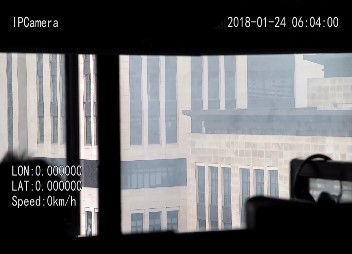
//> input picture work/defog/m.jpg, 352 x 254 px
$ ./main   (built with g++ and OpenCV 4)
//> lines starting //> are read from the running program, lines starting //| are printed output that depends on the picture
#include "opencv2/core/core.hpp"
#include "opencv2/opencv.hpp"
#include "opencv2/highgui/highgui.hpp"
#include <string.h>
#include <iostream>
#include <time.h>
#include <map>
#include <vector>

using namespace cv;
using namespace std;

float calT(uchar input, uchar alpha)
{
    float t = 1 - 0.95 * (float)input / 255;
    //printf("%f\n", t);
    if (t > 0)
    {
        return t;
    }
    else
    {
        return 0;
    }

}

Mat guidedfilter(Mat &srcImage, Mat &srcClone, int r, double eps, int ddepth)
{
    srcImage.convertTo(srcImage, CV_32FC1);
    srcClone.convertTo(srcClone, CV_32FC1);
    int NumRows = srcImage.rows;
    int NumCols = srcImage.cols;
    Mat boxResult;
    boxFilter(Mat::ones(NumRows, NumCols, srcImage.type()), boxResult, CV_32FC1, Size(r, r));
    Mat mean_I;
    boxFilter(srcImage, mean_I, CV_32FC1, Size(r, r));
    Mat mean_P;
    boxFilter(srcClone, mean_P, CV_32FC1, Size(r, r));
    Mat mean_IP;
    boxFilter(srcImage.mul(srcClone), mean_IP, CV_32FC1, Size(r, r));
    Mat cov_IP = mean_IP - mean_I.mul(mean_P);
    Mat mean_II;
    boxFilter(srcImage.mul(srcImage), mean_II, CV_32FC1, Size(r, r));
    Mat var_I = mean_II - mean_I.mul(mean_I);
    Mat var_IP = mean_IP - mean_I.mul(mean_P);
    Mat a = cov_IP / (var_I + eps);
    Mat b = mean_P - a.mul(mean_I);
    Mat mean_a;
    boxFilter(a, mean_a, CV_32FC1, Size(r, r));
    mean_a = mean_a / boxResult;
    Mat mean_b;
    boxFilter(b, mean_b, CV_32FC1, Size(r, r));
    mean_b = mean_b / boxResult;
    Mat resultMat = mean_a.mul(srcImage) + mean_b;
    resultMat.convertTo(resultMat, ddepth);
    srcImage.convertTo(srcImage, ddepth);
    srcClone.convertTo(srcClone, ddepth);
    return resultMat;
}

bool acompare(const pair<uchar, pair<int, int>> &a, const pair<uchar, pair<int, int>> &b)
{
    return a.first > b.first;
}

int scale = 1;
int radius = 11;

int main()
{
    Mat src = imread("m.jpg", ImreadModes::IMREAD_COLOR);
//> src is the input picture: 254 rows x 352 cols, CV_8UC3; mean B, G, R 99.2, 97.6, 97.3
    Mat img;
    resize(src, img, Size(0, 0), (double)1/scale, (double)1/scale, INTER_AREA);
	imshow("original", img);
    int channels = img.channels();
//> channels = 3
    Mat drk(img.size(), CV_8UC1);
    //printf("size:%d,%d channel:%d\n", img.rows, img.cols, img.channels());
    double duration;
    clock_t start, finish;
    start = clock();
    for (int i = 0; i < img.rows; i++)
    {
        uchar* p = img.ptr<uchar>(i);
        uchar* output = drk.ptr<uchar>(i);
        for (int j = 0; j < img.cols * channels; j += channels)
        {
            uchar temp = p[j] > p[j+1] ? p[j+1] : p[j];
            temp = temp > p[j+2] ? p[j+2] : temp;
            output[j / 3] = temp;
        }
    }
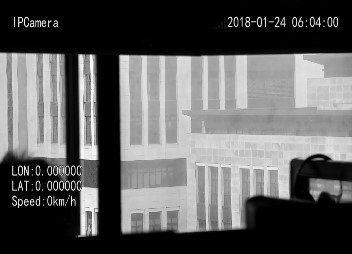
//> drk: 254 rows x 352 cols, CV_8UC1; min 0, max 255, mean 94.7
    //imshow("step 1", drk);
    Mat drkb(img.size(), CV_8UC1);
    list<int> lcol, lrow;
    vector<pair<uchar, pair<int, int>>> mitem;
    for (int i = radius; i < drk.rows; i += 2*radius+1)
    {
        for (int j = radius; j < drk.cols; j +=2*radius+1)
        {
            uchar minnum;
            minnum = drk.ptr<uchar>(i)[j];
            for (int h = -radius; h < 2 * radius + 1; h++)
            {
                for (int k = - radius; k < 2 * radius + 1; k++)
                {
                    if (i + h < drk.rows && j + k < drk.cols)
                    {
                        minnum = minnum > drk.ptr<uchar>(i + h)[j + k] ? drk.ptr<uchar>(i + h)[j + k] : minnum;
                        mitem.push_back(make_pair(drk.ptr<uchar>(i + h)[j + k], make_pair(i + h, j + k)));
                    }
                }
            }
            for (int h = -radius; h < 2 * radius + 1; h++)
            {
                for (int k = -radius; k < 2 * radius + 1; k++)
                {
                    if (i + h < drk.rows && j + k < drk.cols)
                    {
                        drkb.ptr<uchar>(i + h)[j + k] = minnum;
                    }
                }
            }
        }
    }
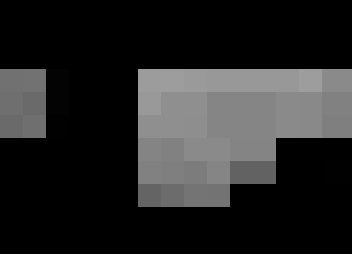
//> drkb: 254 rows x 352 cols, CV_8UC1; min 0, max 157, mean 38.9
//> after the loop, mitem = 184184 items
    //Mat drkcc = drkb.clone();
    //Mat drkc = guidedfilter(drk, drkb, 10, 0.01, CV_8UC1);
    uchar r = 255;
    uchar g = 255;
    uchar b = 255;
    int pixelnum = mitem.size() / 1000;
//> pixelnum = 184
    //printf("%d\n", pixelnum);
    std::sort(mitem.begin(), mitem.end(), acompare);
    for (int i = 0; i < pixelnum; i++)
    {
        //printf("%d, %d, %d\n", (int)mitem[i].first, mitem[i].second.first, mitem[i].second.second);
        int row = mitem[i].second.first;
        int col = mitem[i].second.second;
        uchar* p = img.ptr<uchar>(row);
        if ((p[3 * col] + p[3 * col + 1] + p[3 * col + 2]) < (r + b + g))
        {
            r = p[3 * col + 2];
            g = p[3 * col + 1];
            b = p[3 * col];
        }
    }
//> this loop made 184 passes
//> (row, col, r, g, b) on passes 3, 4, 19, 21, 50, 58, 114, 156, 165: (114, 91, 254, 255, 255), (120, 91, 254, 254, 254), (120, 92, 255, 253, 253), (220, 92, 253, 253, 253), (223, 92, 252, 252, 252), (224, 92, 251, 251, 251), (221, 92, 250, 250, 252), (119, 91, 249, 249, 251), (218, 92, 250, 248, 249)
//> (row, col) on passes 1, 2, 5, 6, 7, 8: (219, 92), (219, 92), (116, 91), (226, 92), (222, 92), (226, 92)
//> after the loop, r = 250; g = 248; b = 249
    //r=255; g=255; b=255;
    vector<Mat> vimg;
    split(img, vimg);
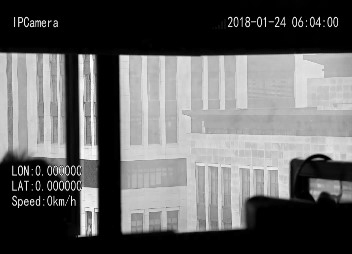
//> vimg[0]: 254 rows x 352 cols, CV_8UC1; min 0, max 255, mean 99.2
    Mat t(img.size(), img.type());
    for (int i = 0; i < img.rows; i++)
    {
        uchar* p = drkb.ptr<uchar>(i);
        uchar* q = t.ptr<uchar>(i);
        for (int j = 0; j < img.cols * channels; j += 3)
        {
            q[j] = 255 * calT(p[j/3], b);
            q[j + 1] = 255 * calT(p[j/3], g);
            q[j + 2] = 255 * calT(p[j/3], r);
        }
    }
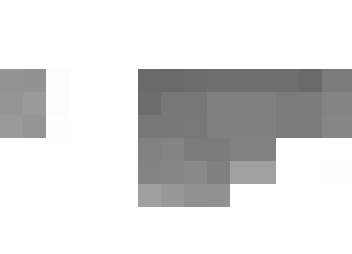
//> t: 254 rows x 352 cols, CV_8UC3; min 105, max 255, mean 217.8
    vector<Mat> tv, vrst;
    split(t, tv);

    for (int i = 0; i < t.channels(); i++)
    {
        Mat result = guidedfilter(vimg[i], tv[i], 50 * radius, 0.001, CV_8UC1);
        vrst.push_back(result);
    }
//> this loop made 3 passes
//> pass 1, in guidedfilter, `boxFilter(srcImage, mean_I, CV_32FC1, Size(r, r));`:
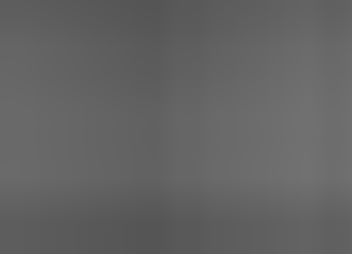
//> mean_I: 254 rows x 352 cols, CV_32FC1; min 85.01, max 113.5, mean 99.6
    //printf("%d, %d, %d, %d\n", (int)r, (int)g, (int)b, pixelnum);
    //imshow("step 3", t);
    Mat rst;
    merge(vrst, rst);
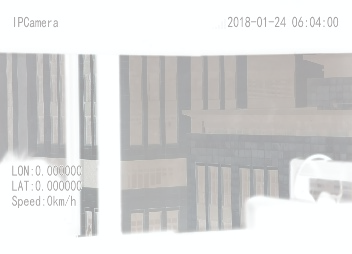
//> rst: 254 rows x 352 cols, CV_8UC3; mean B, G, R 217.3, 217.7, 217.8
    Mat uprst;
    resize(rst, uprst, Size(0, 0), scale, scale, INTER_LINEAR);
    //imshow("step 4", vrst[1]);
    Mat dst(uprst.size(), uprst.type());
    float bb;
    float gg;
    float rr;
    for (int i = 0; i < uprst.rows; i++)
    {
        uchar* p = src.ptr<uchar>(i);
        uchar* output = dst.ptr<uchar>(i);
        uchar* d = uprst.ptr<uchar>(i);
        for (int j = 0; j < uprst.cols * channels; j += channels)
        {
            bb = (((float)p[j] - b) * 255 / (float)d[j] + b);
            gg = (((float)p[j + 1] - g) * 255 / (float)d[j + 1] + g);
            rr = (((float)p[j + 2] - r) * 255 / (float)d[j + 2] + r);

            bb = bb > 255 ? 255 : bb;
            gg = gg > 255 ? 255 : gg;
            rr = rr > 255 ? 255 : rr;
            bb = bb < 0 ? 0 : bb;
            gg = gg < 0 ? 0 : gg;
            rr = rr < 0 ? 0 : rr;

            output[j] = (uchar)bb;
            output[j + 1] = (uchar)gg;
            output[j + 2] = (uchar)rr;
            //printf("%d, %d, %d\n", output[j], output[j+1], output[j+2]);
        }
    }
//> this loop made 254 passes
//> (bb, gg, rr) on passes 1 to 3: (0, 0, 0), (0, 0, 0), (0, 0, 0)
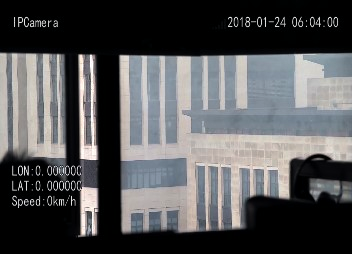
//> dst: 254 rows x 352 cols, CV_8UC3; mean B, G, R 86.4, 84.9, 84.5
//> after the loop, bb = 0; gg = 0; rr = 0
    finish = clock();
    duration = (double)(finish - start) / CLOCKS_PER_SEC;
    imshow("step 5", dst);
    printf( "%f seconds\n", duration );
    waitKey();
	return 0;
}
